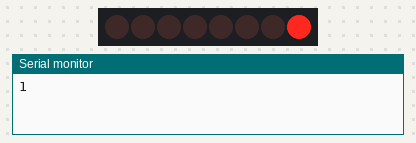
The sketch below on a simulated Arduino Uno, built with avr-gcc and run on an emulated ATmega328P. Shown: 8 shift-register outputs drawn as a row of LEDs (first output left, lit = HIGH), the last lines printed to the serial monitor. Wiring (inferred from the names in the program): shift register (74HC595): data pin 12; shift clock pin 9; latch pin 11. Wiring (inferred from the signals the program sends): row of LEDs: on Q0, Q1, Q2, Q3, Q4, Q5, Q6, Q7.

Above: at 0.1 s.
At 1.1 s:
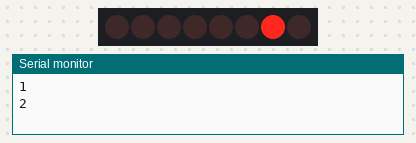
At 2.1 s:
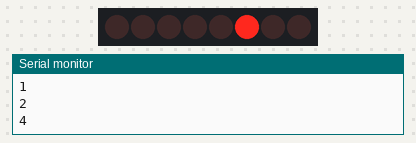
At 3.1 s:
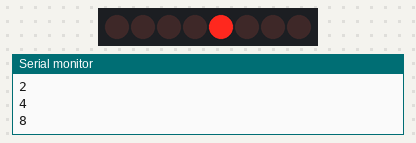
At 5.1 s:
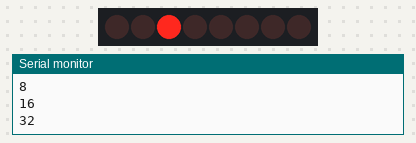
At 7.1 s:
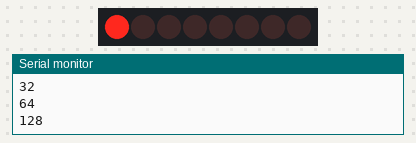
Timing chart, 0 to 9.5 s (numbered marks = the images above):
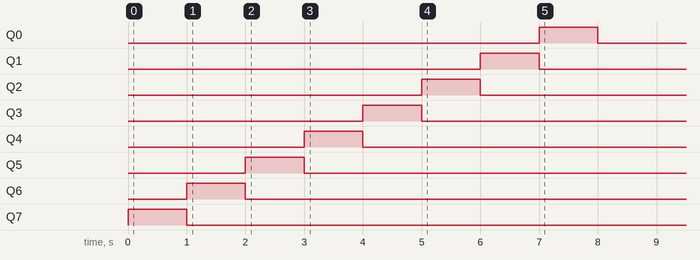

Measured:
- by itself, Q0: LOW → HIGH at 7.0 s, → LOW 1.0 s later
- by itself, Q1: LOW → HIGH at 6.0 s, → LOW 1.0 s later
- by itself, Q2: LOW → HIGH at 5.0 s, → LOW 1.0 s later
- by itself, Q3: LOW → HIGH at 4.0 s, → LOW 1.0 s later
- by itself, Q4: LOW → HIGH at 3.0 s, → LOW 1.0 s later
- by itself, Q5: LOW → HIGH at 2.0 s, → LOW 1.0 s later
- by itself, Q6: LOW → HIGH at 1.0 s, → LOW 1.0 s later
- by itself, Q7: LOW → HIGH at 0.00 s, → LOW 1.0 s later

The sketch:

Shifting_left_and_right.ino
```cpp
int latchPin=11;
int clockPin=9;
int dataPin=12;
int wait=1000;
byte myByte=0b00000001;

void setup() {
  // put your setup code here, to run once:
  pinMode(latchPin,OUTPUT);
  pinMode(dataPin,OUTPUT);
  pinMode(clockPin,OUTPUT);
  Serial.begin(9600);

}

void loop() {
  // put your main code here, to run repeatedly:
  Serial.println(myByte);
  digitalWrite(latchPin,LOW);
  shiftOut(dataPin,clockPin,LSBFIRST,myByte);
  digitalWrite(latchPin,HIGH);
  delay(wait);
  myByte=myByte*2;

}
```
